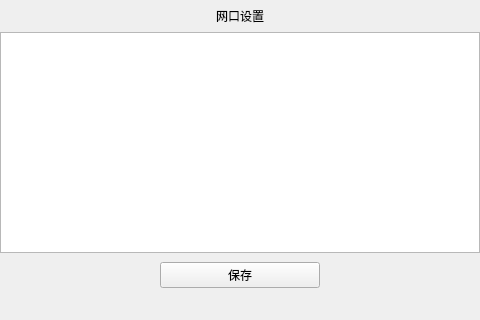
<?xml version="1.0" encoding="UTF-8"?>
<ui version="4.0">
 <class>ui_eth_setting</class>
 <widget class="QMainWindow" name="ui_eth_setting">
  <property name="geometry">
   <rect>
    <x>0</x>
    <y>0</y>
    <width>480</width>
    <height>320</height>
   </rect>
  </property>
  <property name="focusPolicy">
   <enum>Qt::StrongFocus</enum>
  </property>
  <property name="windowTitle">
   <string>MainWindow</string>
  </property>
  <widget class="QWidget" name="centralwidget">
   <layout class="QVBoxLayout" name="verticalLayout" stretch="1,7,1,1">
    <property name="spacing">
     <number>0</number>
    </property>
    <property name="leftMargin">
     <number>0</number>
    </property>
    <property name="topMargin">
     <number>0</number>
    </property>
    <property name="rightMargin">
     <number>0</number>
    </property>
    <property name="bottomMargin">
     <number>0</number>
    </property>
    <item>
     <widget class="QWidget" name="eth_setting_title_widget" native="true">
      <layout class="QHBoxLayout" name="horizontalLayout" stretch="1,1,2,2">
       <property name="spacing">
        <number>0</number>
       </property>
       <property name="leftMargin">
        <number>0</number>
       </property>
       <property name="topMargin">
        <number>0</number>
       </property>
       <property name="rightMargin">
        <number>0</number>
       </property>
       <property name="bottomMargin">
        <number>0</number>
       </property>
       <item alignment="Qt::AlignLeft|Qt::AlignVCenter">
        <widget class="clicked_Label" name="eth_setting_back_btn" native="true">
         <property name="text" stdset="0">
          <string/>
         </property>
        </widget>
       </item>
       <item>
        <spacer name="horizontalSpacer">
         <property name="orientation">
          <enum>Qt::Horizontal</enum>
         </property>
         <property name="sizeHint" stdset="0">
          <size>
           <width>77</width>
           <height>20</height>
          </size>
         </property>
        </spacer>
       </item>
       <item>
        <widget class="QLabel" name="eth_title_label">
         <property name="styleSheet">
          <string notr="true"/>
         </property>
         <property name="text">
          <string>网口设置</string>
         </property>
         <property name="alignment">
          <set>Qt::AlignCenter</set>
         </property>
        </widget>
       </item>
       <item>
        <spacer name="horizontalSpacer_2">
         <property name="orientation">
          <enum>Qt::Horizontal</enum>
         </property>
         <property name="sizeHint" stdset="0">
          <size>
           <width>157</width>
           <height>20</height>
          </size>
         </property>
        </spacer>
       </item>
      </layout>
     </widget>
    </item>
    <item>
     <widget class="QListView" name="eth_listView"/>
    </item>
    <item>
     <widget class="QWidget" name="widget_2" native="true">
      <layout class="QHBoxLayout" name="horizontalLayout_2">
       <property name="spacing">
        <number>0</number>
       </property>
       <property name="leftMargin">
        <number>0</number>
       </property>
       <property name="rightMargin">
        <number>0</number>
       </property>
       <property name="bottomMargin">
        <number>0</number>
       </property>
       <item>
        <spacer name="horizontalSpacer_3">
         <property name="orientation">
          <enum>Qt::Horizontal</enum>
         </property>
         <property name="sizeHint" stdset="0">
          <size>
           <width>157</width>
           <height>20</height>
          </size>
         </property>
        </spacer>
       </item>
       <item>
        <widget class="QPushButton" name="eth_setting_saving_btn">
         <property name="sizePolicy">
          <sizepolicy hsizetype="Expanding" vsizetype="Expanding">
           <horstretch>0</horstretch>
           <verstretch>0</verstretch>
          </sizepolicy>
         </property>
         <property name="maximumSize">
          <size>
           <width>225</width>
           <height>80</height>
          </size>
         </property>
         <property name="styleSheet">
          <string notr="true"/>
         </property>
         <property name="text">
          <string>保存</string>
         </property>
        </widget>
       </item>
       <item>
        <spacer name="horizontalSpacer_4">
         <property name="orientation">
          <enum>Qt::Horizontal</enum>
         </property>
         <property name="sizeHint" stdset="0">
          <size>
           <width>157</width>
           <height>20</height>
          </size>
         </property>
        </spacer>
       </item>
      </layout>
     </widget>
    </item>
    <item>
     <spacer name="verticalSpacer">
      <property name="orientation">
       <enum>Qt::Vertical</enum>
      </property>
      <property name="sizeHint" stdset="0">
       <size>
        <width>20</width>
        <height>29</height>
       </size>
      </property>
     </spacer>
    </item>
   </layout>
  </widget>
 </widget>
 <customwidgets>
  <customwidget>
   <class>clicked_Label</class>
   <extends>QWidget</extends>
   <header location="global">clicked_label.hpp</header>
  </customwidget>
 </customwidgets>
 <resources/>
 <connections/>
</ui>
